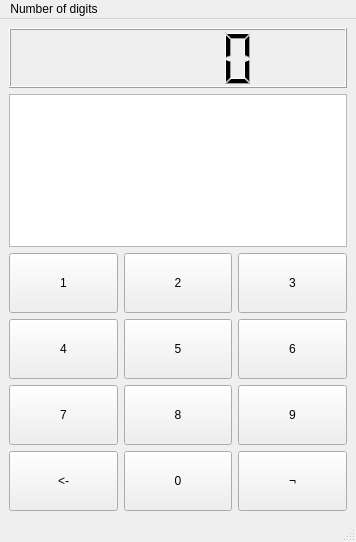
<?xml version="1.0" encoding="UTF-8"?>
<ui version="4.0">
 <class>MainWindow</class>
 <widget class="QMainWindow" name="MainWindow">
  <property name="geometry">
   <rect>
    <x>0</x>
    <y>0</y>
    <width>356</width>
    <height>542</height>
   </rect>
  </property>
  <property name="windowTitle">
   <string>MainWindow</string>
  </property>
  <widget class="QWidget" name="centralwidget">
   <layout class="QVBoxLayout" name="verticalLayout_2">
    <item>
     <layout class="QGridLayout" name="gridLayout">
      <item row="5" column="0">
       <widget class="QPushButton" name="butt_back">
        <property name="minimumSize">
         <size>
          <width>60</width>
          <height>60</height>
         </size>
        </property>
        <property name="text">
         <string>&lt;-</string>
        </property>
       </widget>
      </item>
      <item row="2" column="1">
       <widget class="QPushButton" name="butt2">
        <property name="minimumSize">
         <size>
          <width>60</width>
          <height>60</height>
         </size>
        </property>
        <property name="text">
         <string>2</string>
        </property>
       </widget>
      </item>
      <item row="2" column="2">
       <widget class="QPushButton" name="butt3">
        <property name="minimumSize">
         <size>
          <width>60</width>
          <height>60</height>
         </size>
        </property>
        <property name="text">
         <string>3</string>
        </property>
       </widget>
      </item>
      <item row="3" column="1">
       <widget class="QPushButton" name="butt5">
        <property name="minimumSize">
         <size>
          <width>60</width>
          <height>60</height>
         </size>
        </property>
        <property name="text">
         <string>5</string>
        </property>
       </widget>
      </item>
      <item row="0" column="0" colspan="3">
       <widget class="QLCDNumber" name="lcd">
        <property name="minimumSize">
         <size>
          <width>0</width>
          <height>60</height>
         </size>
        </property>
       </widget>
      </item>
      <item row="5" column="1">
       <widget class="QPushButton" name="butt0">
        <property name="minimumSize">
         <size>
          <width>60</width>
          <height>60</height>
         </size>
        </property>
        <property name="text">
         <string>0</string>
        </property>
       </widget>
      </item>
      <item row="3" column="0">
       <widget class="QPushButton" name="butt4">
        <property name="minimumSize">
         <size>
          <width>60</width>
          <height>60</height>
         </size>
        </property>
        <property name="text">
         <string>4</string>
        </property>
       </widget>
      </item>
      <item row="4" column="0">
       <widget class="QPushButton" name="butt7">
        <property name="minimumSize">
         <size>
          <width>60</width>
          <height>60</height>
         </size>
        </property>
        <property name="text">
         <string>7</string>
        </property>
       </widget>
      </item>
      <item row="4" column="2">
       <widget class="QPushButton" name="butt9">
        <property name="minimumSize">
         <size>
          <width>60</width>
          <height>60</height>
         </size>
        </property>
        <property name="text">
         <string>9</string>
        </property>
       </widget>
      </item>
      <item row="2" column="0">
       <widget class="QPushButton" name="butt1">
        <property name="minimumSize">
         <size>
          <width>60</width>
          <height>60</height>
         </size>
        </property>
        <property name="text">
         <string>1</string>
        </property>
       </widget>
      </item>
      <item row="3" column="2">
       <widget class="QPushButton" name="butt6">
        <property name="minimumSize">
         <size>
          <width>60</width>
          <height>60</height>
         </size>
        </property>
        <property name="text">
         <string>6</string>
        </property>
       </widget>
      </item>
      <item row="5" column="2">
       <widget class="QPushButton" name="butt_enter">
        <property name="minimumSize">
         <size>
          <width>60</width>
          <height>60</height>
         </size>
        </property>
        <property name="text">
         <string>¬</string>
        </property>
       </widget>
      </item>
      <item row="4" column="1">
       <widget class="QPushButton" name="butt8">
        <property name="minimumSize">
         <size>
          <width>60</width>
          <height>60</height>
         </size>
        </property>
        <property name="text">
         <string>8</string>
        </property>
       </widget>
      </item>
      <item row="1" column="0" colspan="3">
       <widget class="QListView" name="listView">
        <property name="minimumSize">
         <size>
          <width>0</width>
          <height>140</height>
         </size>
        </property>
        <property name="maximumSize">
         <size>
          <width>16777215</width>
          <height>300</height>
         </size>
        </property>
       </widget>
      </item>
     </layout>
    </item>
   </layout>
  </widget>
  <widget class="QMenuBar" name="menubar">
   <property name="geometry">
    <rect>
     <x>0</x>
     <y>0</y>
     <width>356</width>
     <height>24</height>
    </rect>
   </property>
   <widget class="QMenu" name="menu">
    <property name="title">
     <string>Number of digits</string>
    </property>
    <addaction name="action_3"/>
   </widget>
   <addaction name="menu"/>
  </widget>
  <widget class="QStatusBar" name="statusbar"/>
  <action name="action_3">
   <property name="text">
    <string>Change</string>
   </property>
  </action>
 </widget>
 <resources/>
 <connections/>
</ui>
